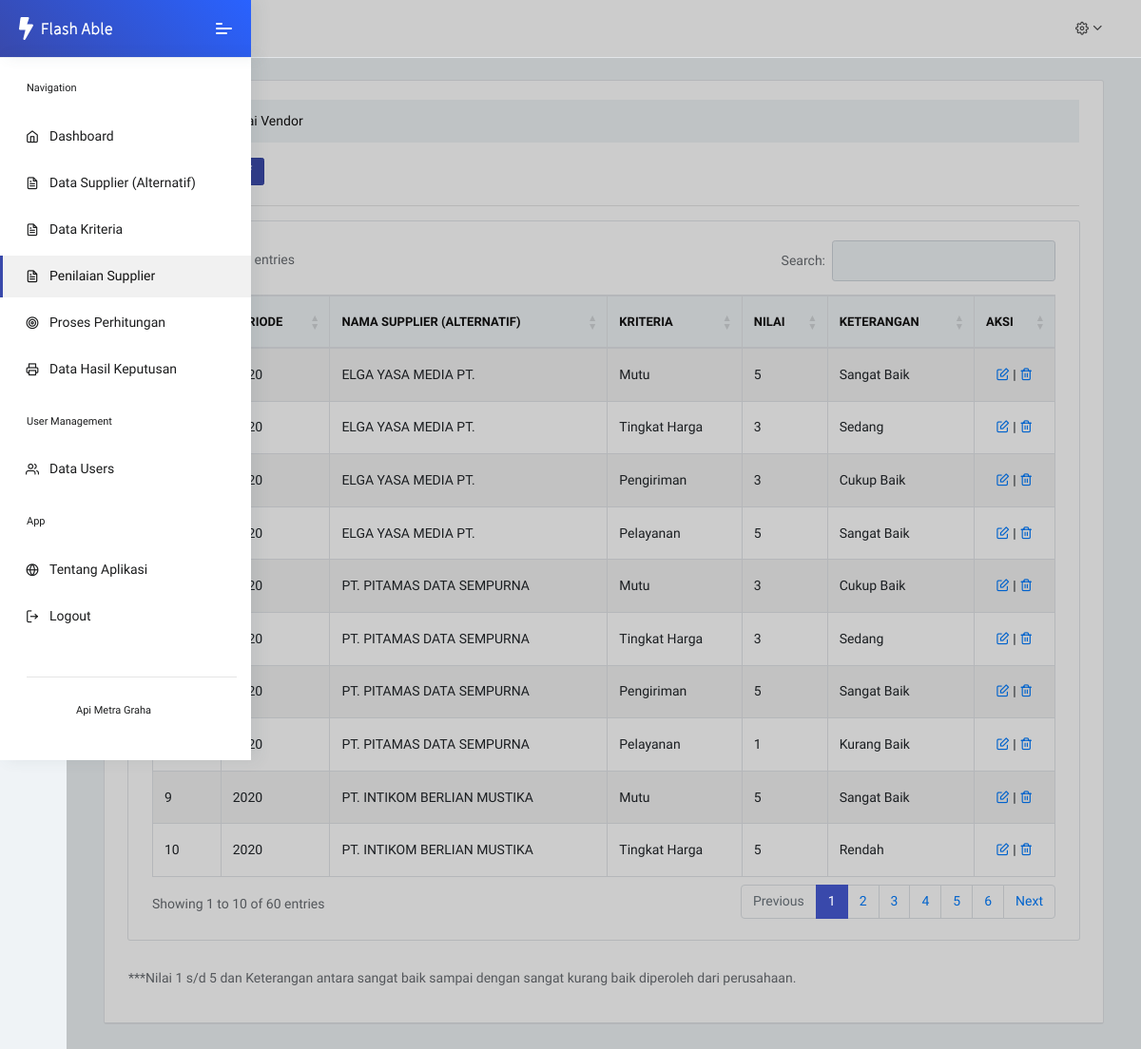
Page /nilai-alternatif.php on the committed database.
### tables this page shows
CREATE TABLE `nilai_alternatif` (
  `id_nilai` int(11) NOT NULL,
  `periode` varchar(20) NOT NULL,
  `nama_alt` varchar(50) NOT NULL,
  `kriteria` varchar(50) NOT NULL,
  `nilai` double DEFAULT NULL,
  `keterangan` varchar(50) NOT NULL
);

### nilai-alternatif.php (the view, shortened to what this page needs)
<?php
require "functions.php";
require('templates/header.php');
require('templates/navbar.php');
$nilaiAlternatif = mysqli_query($conn, "SELECT * FROM nilai_alternatif");
?>
<div class="pcoded-main-container">
    <div class="pcoded-wrapper">
        <div class="pcoded-content">
            <div class="pcoded-inner-content">
                <div class="main-body">
                    <div class="col-md-12 col-xl-12">
                        <div class="card card-social">
                            <div class="card-block border-bottom">
                                <nav aria-label="breadcrumb">
                                    <ol class="breadcrumb">
                                        <li class="breadcrumb-item"><a href="index.php">Home</a></li>
                                        <li class="breadcrumb-item active" aria-current="page">Data Nilai Vendor</li>
                                    </ol>
                                </nav>
                                  <a href="add-nilai-alt.php" class="btn btn-primary btn-sm">
                              </a>
                              <hr>
                              <div class="page-wrapper">
                                <div class="row">
                                    <div class="col-md-12">
                                        <div class="card">
                                            <div class="card-body table-border-style">
                                                <div class="table-responsive">
                                <table id="example" class="table table-striped table-bordered" style="width:100%">
                                    <thead>
                                        <tr>
                                            <th>No</th>
                                            <th>Periode</th>
                                            <th>Nama Supplier (Alternatif)</th>
                                            <th>Kriteria</th>
                                            <th>Nilai</th>
                                            <th>Keterangan</th>
                                            <th>Aksi</th>
                                        </tr>
                                    </thead>
                                    <tbody>
                                        <?php $i = 1; ?>
                                        <?php foreach ($nilaiAlternatif as $alt) : ?>
                                        <tr>
                                            <td><?= $i++; ?></td>
                                            <td><?= $alt['periode']; ?></td>
                                            <td><?= $alt['nama_alt']; ?></td>
                                            <td><?= $alt['kriteria']; ?></td>
                                            <td><?= $alt['nilai']; ?></td>
                                            <td><?= $alt['keterangan']; ?></td>
                                            <td class="text-center">
                                                <a href="edit-nilai-alt.php?id=<?= $alt['id_nilai'];?>"><i class="feather icon-edit"></i></a> |
                                                <a href="hapus-nilai-alt.php?id=<?= $alt['id_nilai'];?>"><i class="feather icon-trash-2"></i></a>
                                            </td>
                                        </tr>
                                        <?php endforeach; ?>
                                    </tbody>
                                </table>
                            </div>
                        </div>
                    </div>
                    <p>***Nilai 1 s/d 5 dan Keterangan antara sangat baik sampai dengan sangat kurang baik diperoleh dari perusahaan.</p>
                </div>
            </div>
        </div>
    </div>
</div>
<?php
require('templates/footer.php');
?>

### rows in the picture
nilai_alternatif: nama_alt "ELGA YASA MEDIA PT.", kriteria "Mutu", nilai "5", keterangan "Sangat Baik"
nilai_alternatif: nama_alt "ELGA YASA MEDIA PT.", kriteria "Tingkat Harga", nilai "3", keterangan "Sedang"
nilai_alternatif: nama_alt "ELGA YASA MEDIA PT.", kriteria "Pengiriman", nilai "3", keterangan "Cukup Baik"
nilai_alternatif: nama_alt "ELGA YASA MEDIA PT.", kriteria "Pelayanan", nilai "5", keterangan "Sangat Baik"
nilai_alternatif: nama_alt "PT. PITAMAS DATA SEMPURNA", kriteria "Mutu", nilai "3", keterangan "Cukup Baik"
nilai_alternatif: nama_alt "PT. PITAMAS DATA SEMPURNA", kriteria "Tingkat Harga", nilai "3", keterangan "Sedang"
nilai_alternatif: nama_alt "PT. PITAMAS DATA SEMPURNA", kriteria "Pengiriman", nilai "5", keterangan "Sangat Baik"
nilai_alternatif: nama_alt "PT. PITAMAS DATA SEMPURNA", kriteria "Pelayanan", nilai "1", keterangan "Kurang Baik"
nilai_alternatif: periode "2020", nama_alt "PT. INTIKOM BERLIAN MUSTIKA", kriteria "Mutu", nilai "5", keterangan "Sangat Baik"
nilai_alternatif: periode "2020", nama_alt "PT. INTIKOM BERLIAN MUSTIKA", kriteria "Tingkat Harga", nilai "5", keterangan "Rendah"
